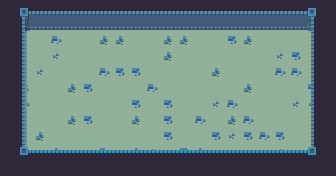

A level layout from a 2D game, rendered from its tile map. Below: a short description, then the map file with tile-grid data replaced by summaries:
An orthogonal 21x11 tile map with 16x16 px tiles, 4 tile layers (floor, floorfx, walls, doors) and 14 objects.

<map version="1.0" orientation="orthogonal" renderorder="right-down" width="21" height="11" tilewidth="16" tileheight="16" nextobjectid="54">
 <tileset firstgid="1" name="dungeon_sheet" tilewidth="16" tileheight="16" tilecount="240">
  <image source="dungeon_sheet.png" trans="ff00ff" width="384" height="160" />
 </tileset>
 <layer name="floor" width="21" height="11">
  <data>[231 cells, 231 non-empty, 1 distinct tile ids]</data>
 </layer>
 <layer name="floorfx" width="21" height="11">
  <data>[231 cells, 231 non-empty, 10 distinct tile ids]</data>
 </layer>
 <layer name="walls" width="21" height="11">
  <data>[231 cells, 112 non-empty, 12 distinct tile ids]</data>
 </layer>
 <layer name="doors" width="21" height="11">
  <data>[231 cells, 0 non-empty, 0 distinct tile ids]</data>
 </layer>
 <objectgroup name="wall">
  <object id="34" x="0" y="0" width="336" height="32" />
  <object id="35" x="0" y="144" width="336" height="32" />
  <object id="36" x="304" y="32" width="32" height="112" />
  <object id="37" x="0" y="32" width="32" height="112" />
 </objectgroup>
 <objectgroup name="spawn">
  <object id="44" x="48" y="48" width="16" height="16" />
  <object id="45" x="64" y="64" width="16" height="16" />
  <object id="46" x="48" y="112" width="16" height="16" />
  <object id="47" x="64" y="96" width="16" height="16" />
  <object id="48" x="272" y="48" width="16" height="16" />
  <object id="49" x="256" y="64" width="16" height="16" />
  <object id="50" x="272" y="112" width="16" height="16" />
  <object id="51" x="256" y="96" width="16" height="16" />
  <object id="52" x="240" y="80" width="16" height="16" />
  <object id="53" x="80" y="80" width="16" height="16" />
 </objectgroup>
</map>
